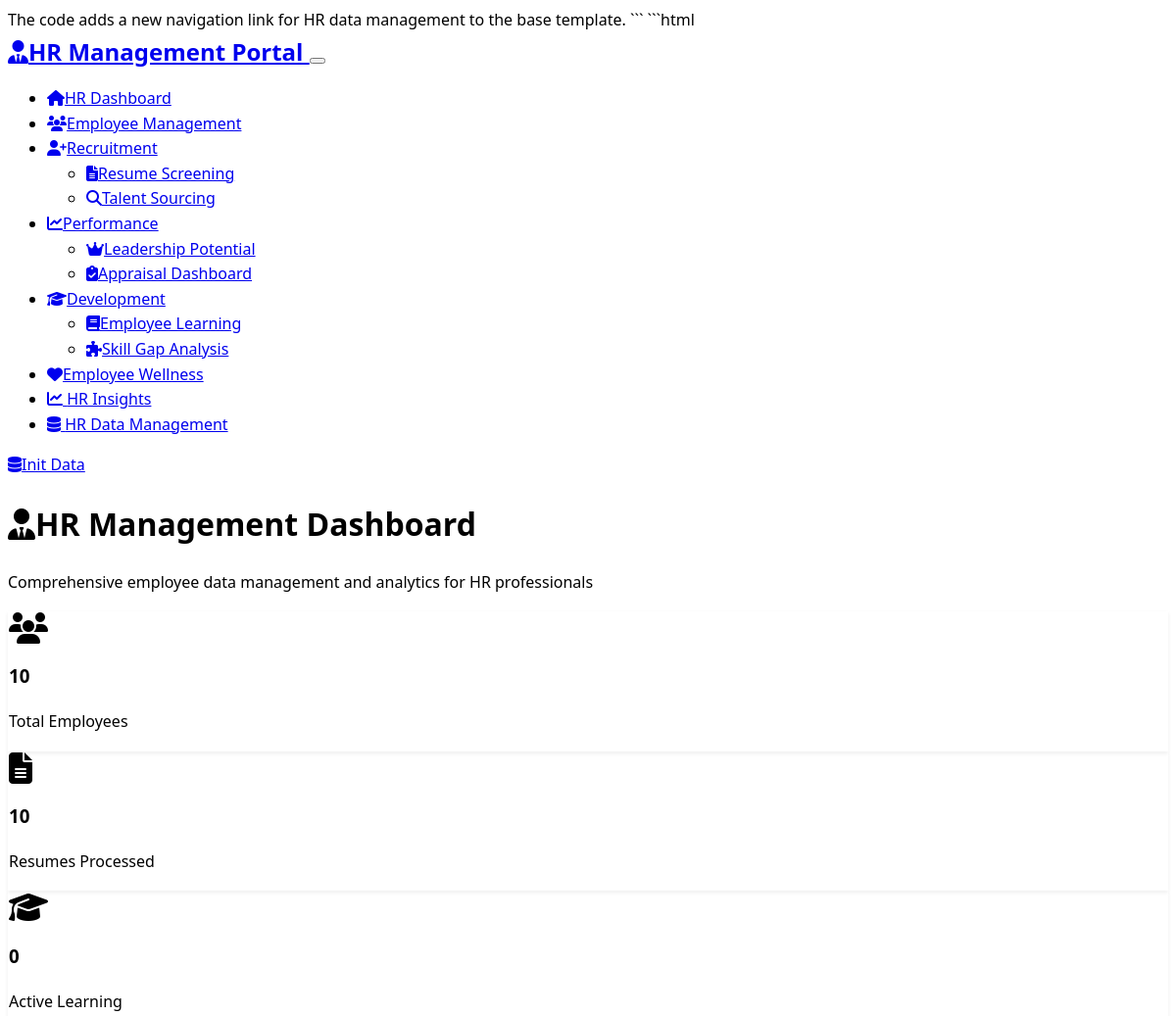
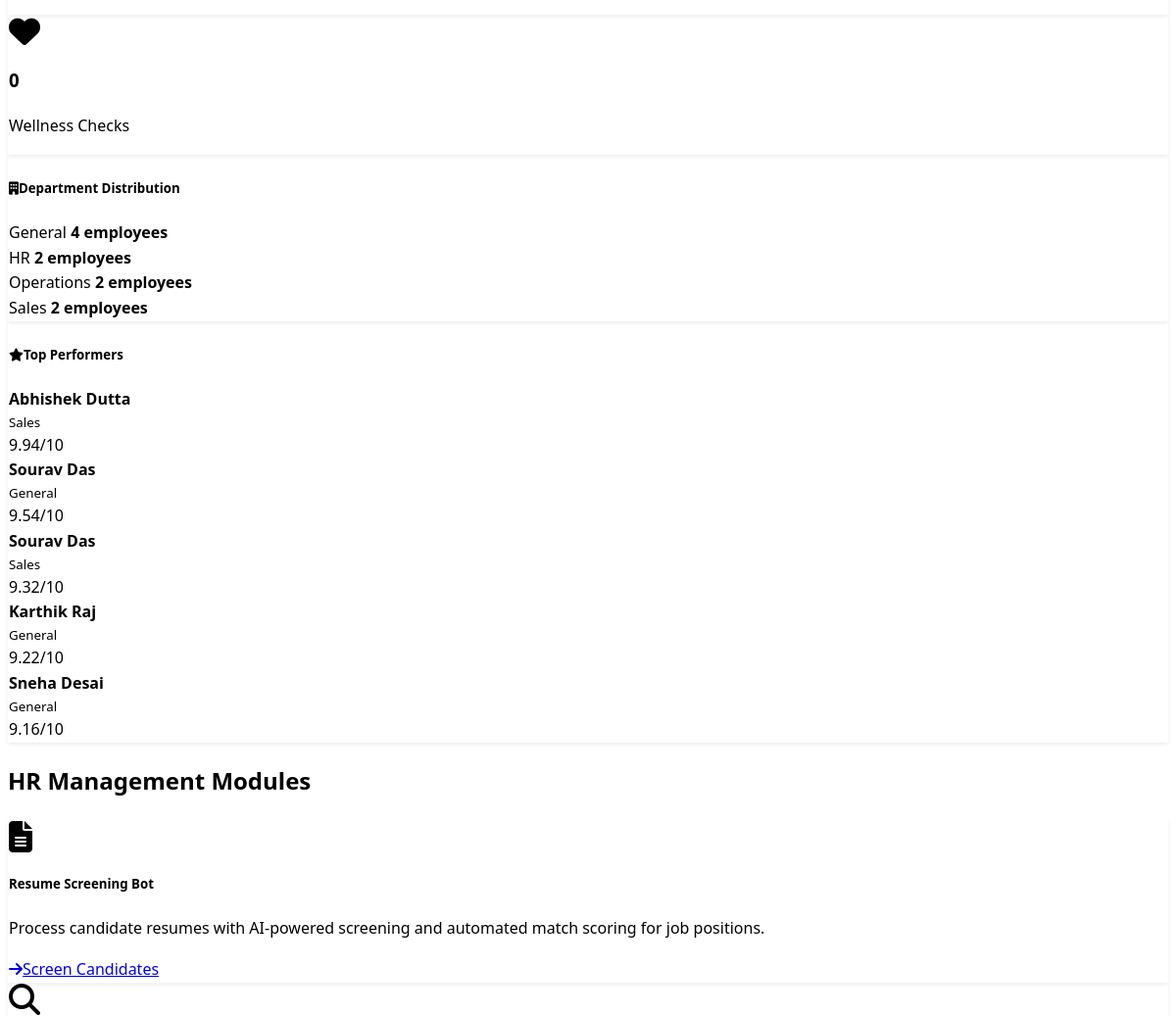
Before: / (upper part) with the older database file (2 pictures, top to bottom).
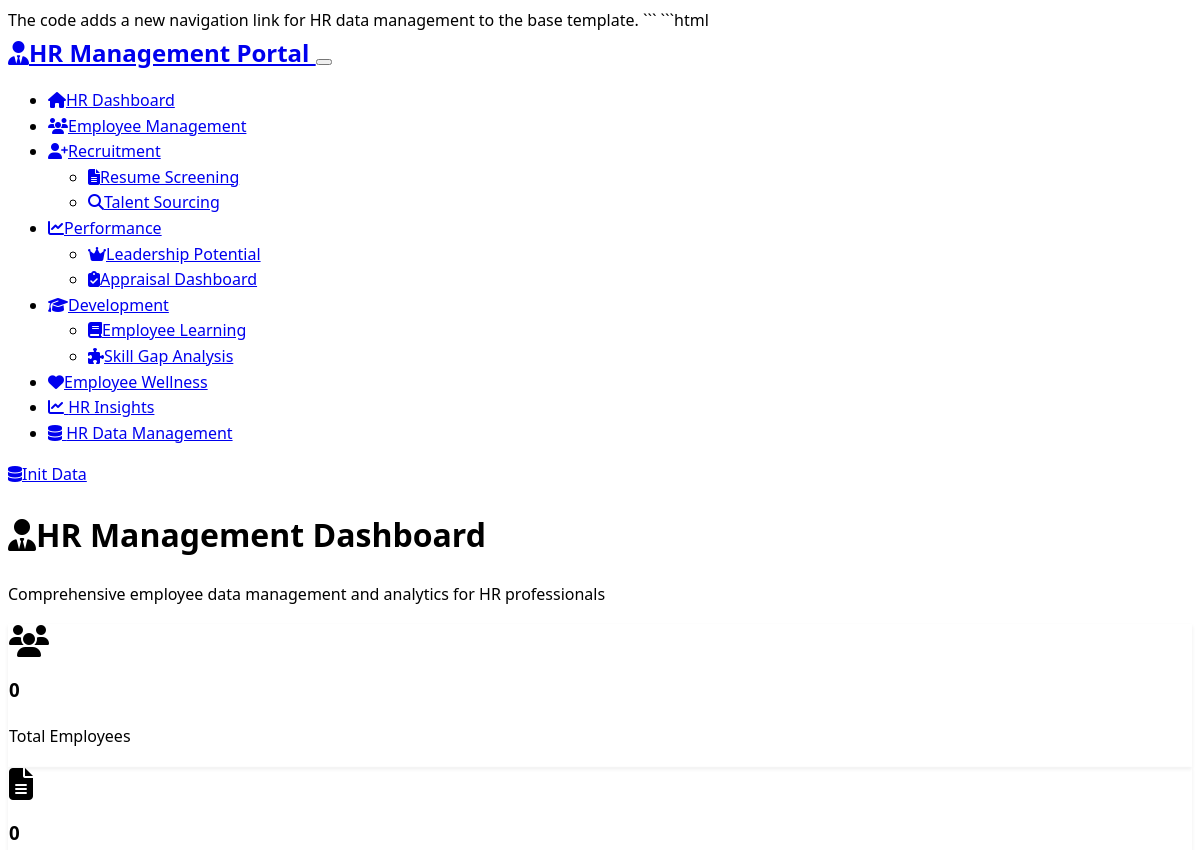
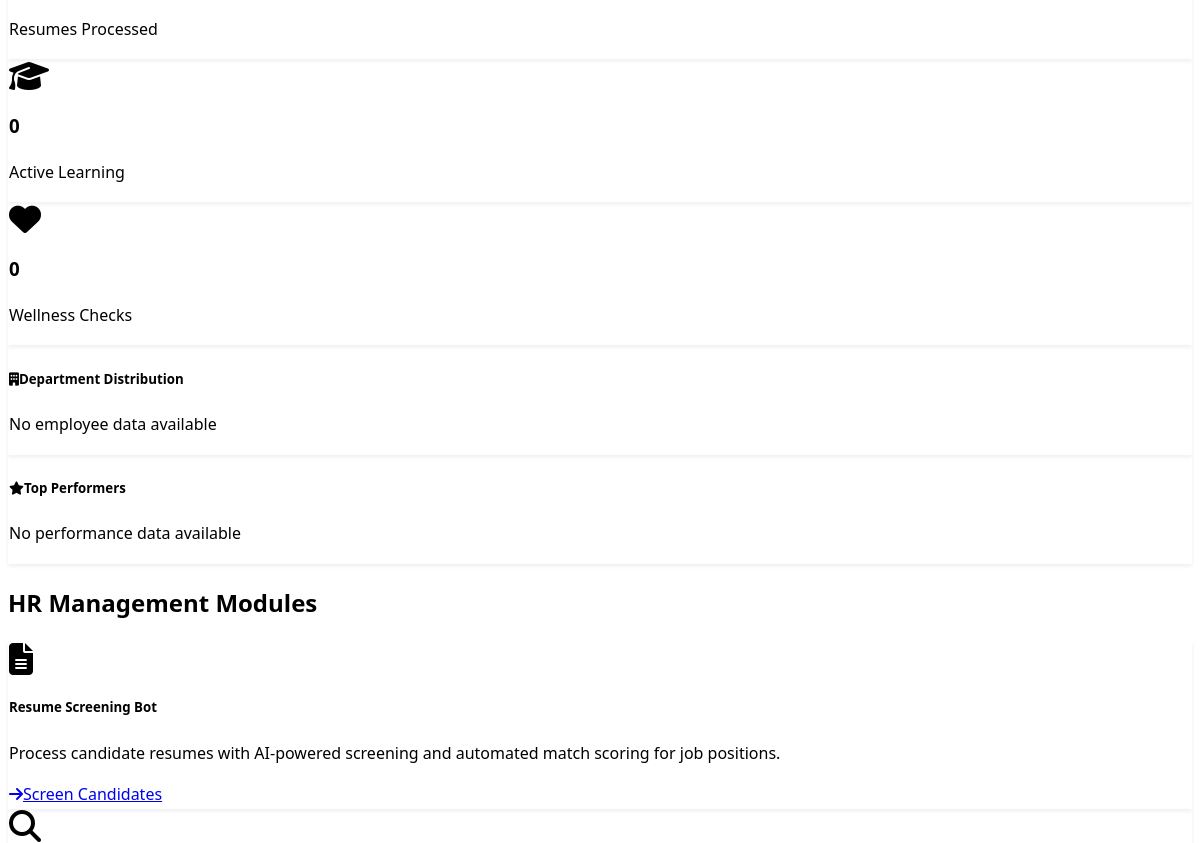
After: the same page with the newer database file (2 pictures, top to bottom).
### models.py (models this page shows)
class Employee(db.Model):
    id = db.Column(db.Integer, primary_key=True)
    name = db.Column(db.String(100), nullable=False)
    email = db.Column(db.String(120), unique=True, nullable=False)
    department = db.Column(db.String(50), nullable=False)
    position = db.Column(db.String(100), nullable=False)
    hire_date = db.Column(db.Date, nullable=False)
    current_salary = db.Column(db.Float, default=0.0)
    performance_score = db.Column(db.Float, default=0.0)
    skills = db.Column(Text)  # JSON string of skills
    gender = db.Column(db.String(20))
    region = db.Column(db.String(50))
    age = db.Column(db.Integer)
    experience_years = db.Column(db.Integer)
    manager_rating = db.Column(db.Float)
    last_hike_date = db.Column(db.Date)
    last_promotion_date = db.Column(db.Date)
    skill_gaps = db.Column(db.String(500))
    status = db.Column(db.String(20), default='active')  # active, inactive, terminated
    created_at = db.Column(db.DateTime, default=datetime.utcnow)

### routes.py (the view)
@app.route('/')
def index():
    total_employees = Employee.query.count()
    total_resumes = Resume.query.count()
    active_learning = LearningProgress.query.filter_by(completed=False).count()
    recent_wellness = WellnessCheck.query.order_by(WellnessCheck.check_date.desc()).limit(5).all()
    dept_stats = db.session.query(Employee.department, db.func.count(Employee.id)).group_by(Employee.department).all()
    recent_reviews = PerformanceReview.query.order_by(PerformanceReview.created_at.desc()).limit(5).all()
    top_performers = Employee.query.filter(Employee.performance_score >= 8.0).order_by(Employee.performance_score.desc()).limit(5).all()
    return render_template('index.html',
                         total_employees=total_employees,
                         total_resumes=total_resumes,
                         active_learning=active_learning,
                         recent_wellness=recent_wellness,
                         dept_stats=dept_stats,
                         recent_reviews=recent_reviews,
                         top_performers=top_performers)

### templates/index.html (shortened to what the changed rows need)
{% extends "base.html" %}
{% block content %}
<div class="row">
    <div class="col-12">
        <h1 class="display-4 mb-4">
            <i class="fas fa-user-tie me-3"></i>HR Management Dashboard
        </h1>
    </div>
</div>
<div class="row mb-5">
    <div class="col-md-3 mb-3">
        <div class="card bg-primary">
            <div class="card-body text-center">
                <i class="fas fa-users fa-2x mb-2"></i>
                <h3 class="card-title">{{ total_employees }}</h3>
                <p class="card-text">Total Employees</p>
            </div>
        </div>
    </div>
    <div class="col-md-3 mb-3">
        <div class="card bg-info">
            <div class="card-body text-center">
                <i class="fas fa-file-alt fa-2x mb-2"></i>
                <h3 class="card-title">{{ total_resumes }}</h3>
                <p class="card-text">Resumes Processed</p>
            </div>
        </div>
    </div>
</div>
<div class="row mb-5">
    <div class="col-md-6">
        <div class="card">
            <div class="card-body">
                {% if dept_stats %}
                    {% for dept, count in dept_stats %}
                    <div class="d-flex justify-content-between align-items-center mb-2">
                        <span class="badge bg-info">{{ dept }}</span>
                        <strong>{{ count }} employees</strong>
                    </div>
                    {% endfor %}
                {% else %}
                    <p class="text-muted">No employee data available</p>
                {% endif %}
            </div>
        </div>
    </div>
    <div class="col-md-6">
        <div class="card">
            <div class="card-body">
                {% if top_performers %}
                    {% for employee in top_performers %}
                    <div class="d-flex justify-content-between align-items-center mb-2">
                        <div>
                            <strong>{{ employee.name }}</strong><br>
                            <small class="text-muted">{{ employee.department }}</small>
                        </div>
                        <span class="badge bg-success">{{ employee.performance_score }}/10</span>
                    </div>
                    {% endfor %}
                {% else %}
                    <p class="text-muted">No performance data available</p>
                {% endif %}
            </div>
        </div>
    </div>
</div>
<div class="row">
    <div class="col-12">
        <h2 class="mb-4">HR Management Modules</h2>
    </div>
</div>
{% endblock %}

Changed rows visible on the page:
removed Employee: name "Abhishek Dutta", department "Sales", performance_score "9.94"
removed Employee: name "Sourav Das", department "General", performance_score "9.54"
removed Employee: name "Sourav Das", department "Sales", performance_score "9.32"
removed Employee: name "Karthik Raj", department "General", performance_score "9.22"
removed Employee: name "Sneha Desai", department "General", performance_score "9.16"
Other visible differences:
{{ total_employees }}: "10" → "0"
{{ total_resumes }}: "10" → "0"
text now shown: "No employee data available No performance data available"
list line gone: "General 4 employees"
list line gone: "HR 2 employees"
list line gone: "Operations 2 employees"
list line gone: "Sales 2 employees"
